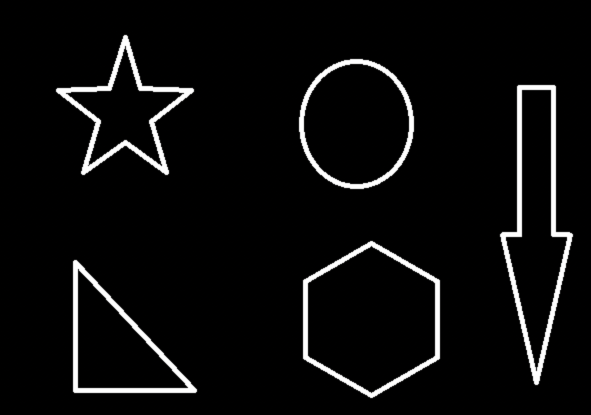
#> input picture opencv_study/yuan.png, 1182 x 830 px (shown at 1/2 size)
$ python day_3_2.py
#> lines starting #> are read from the running program, lines starting #| are printed output that depends on the picture; after the words box and inside, x2 and y2 are one past the last pixel; in counts of white or black regions, pixels touching at a corner belong together; long printed decimals are rounded
import numpy as np
import cv2


# 轮廓检测
def show(img, title=''):
    cv2.imshow(title, img)
    cv2.waitKey(0)


img = cv2.imread('./yuan.png', 1)
#> img is the input picture: shape (830, 1182, 3); mean B, G, R 12.6, 12.6, 12.7
img = cv2.resize(img, [512, 512])
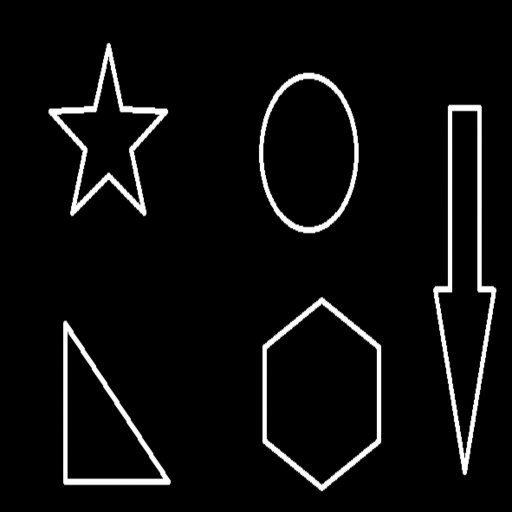
#> img: shape (512, 512, 3); mean B, G, R 12.6, 12.6, 12.6
orgImg = img.copy()  # 创建一个深copy对象

img = cv2.cvtColor(img, cv2.COLOR_BGR2GRAY)
#> img: shape (512, 512)
img = cv2.GaussianBlur(img, (3, 3), 0)
# show(img,'gauss')
_, img = cv2.threshold(img, 200, 255, cv2.THRESH_BINARY)
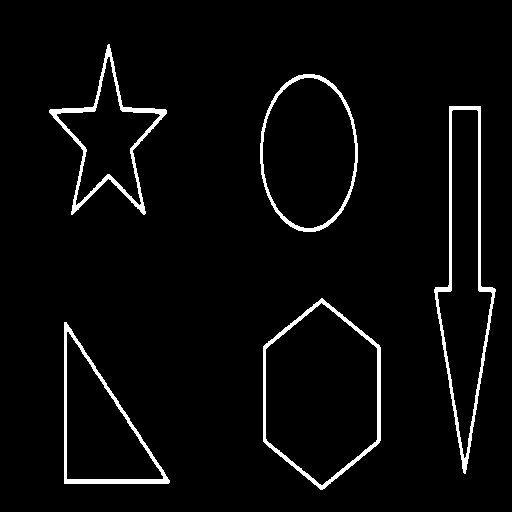
#> img: shape (512, 512); 3.6% white; 5 white regions
show(img, 'thres')
# canny = cv2.Canny(img, 50, 150) # 可选
# show(canny, 'Canny')
# show(img, 'canny')
# cv2.RETR_EXTERNAL 只检测外轮廓
# cv2.RETR_LIST  没有层级关系的轮廓
# cv2.RETR_CCOMP 有层级关系的轮廓
# cv2.RETR_TREE  树结构的轮廓

# cv2.CHAIN_APPROX_NONE	存储所有边界点
# cv2.CHAIN_APPROX_SIMPLE	压缩垂直、水平、对角方向，只保留端点

# contours:轮廓点。列表格式，每一个元素为一个3维数组（其形状为（n,1,2），其中n表示轮廓点个数，2表示像素点坐标）,表示一个轮廓
# hierarchy:轮廓间的层次关系,为三维数组，形状为（1,n,4），其中n表示轮廓总个数，4指的是用4个数表示各轮廓间的相互关系
# 第一个数表示同级轮廓的下一个轮廓编号，第二个数表示同级轮廓的上一个轮廓的编号，
# 第三个数表示该轮廓下一级轮廓的编号，第四个数表示该轮廓的上一级轮廓的编号。
contours, hierarchy = cv2.findContours(img, cv2.RETR_TREE, cv2.CHAIN_APPROX_SIMPLE)  # 一定要先二值化
#> contours = 10 contours; largest, box (x1, y1, x2, y2) and area: (263, 298, 381, 490) 16812, (265, 302, 378, 486) 15392, (260, 74, 358, 232) 12042, (434, 106, 496, 474) 11504, (262, 77, 356, 229) 11008
# 遍历轮廓，还原到原图中，人眼识别在那里
for i in range(len(contours)):
    # orgImg = cv2.drawContours(orgImg, contours[i], -1, (0, 0, 255), 3)
    # show(orgImg, str(i))
    # # 1.特征，计算轮廓的面积【*****】
    area = cv2.contourArea(contours[i])
    print(area)
    if area > 5000 and area < 8000:

        print(f"轮廓的面积{i}：", area)
        # rgb图,  所有轮廓, 第几个轮廓
        # 为了调试，过滤才使用
        perimeter = cv2.arcLength(contours[i], True)
        print(f'当前轮廓的周长:{perimeter}')
        if perimeter > 1000: continue
        orgImg = cv2.drawContours(orgImg, contours, i, (0, 0, 255), 3)
#> this loop made 10 passes
#> (area, perimeter) on passes 2, 9, 10: (7476, 432.6), (7238.5, 584.1), (5708, 512.4)
#> area on passes 1, 3, 4, 5, 6, 7: 8730, 16811.5, 15391.5, 11504.5, 9798, 12042
#| 8730.0
#| 7476.0
#| 轮廓的面积1： 7476.0
#| 当前轮廓的周长:432.593
#| 16811.5
#| 15391.5
#| 11504.5
#| 9798.0
#| 12042.0
#| 11008.0
#> (further printed lines are left out)
#> pass 2, `orgImg = cv2.drawContours(orgImg, contours, i, (0, 0, 255), 3)`:
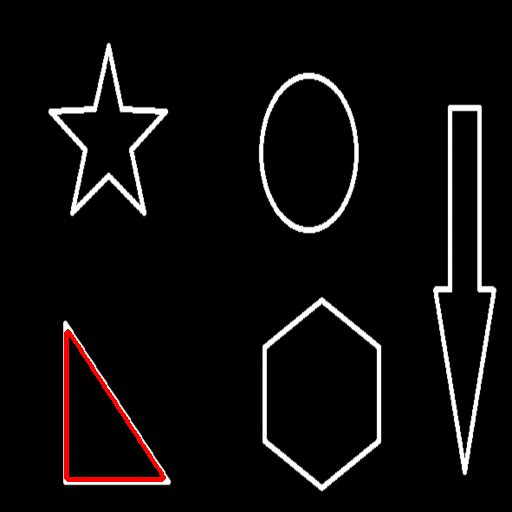
#> orgImg: shape (512, 512, 3); 0.75% of pixels changed, all inside (x1, y1, x2, y2) = (64, 329, 166, 482)
#> after the loop:
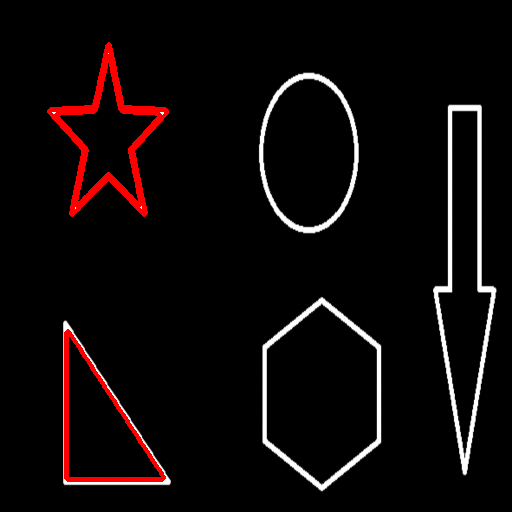
#> orgImg: shape (512, 512, 3); 1.47% of pixels changed, all inside (x1, y1, x2, y2) = (47, 42, 169, 217)

show(orgImg, 'dd')

pass
